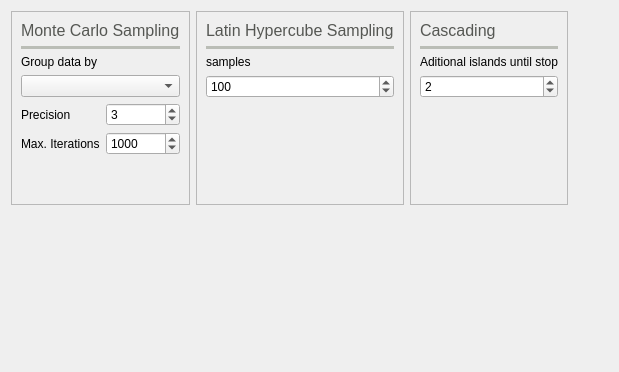
          <widget class="QWidget" name="tab_6">
           <attribute name="icon">
            <iconset resource="icons.qrc">
             <normaloff>:/Icons/white_icons/stochastic_power_flow.svg</normaloff>:/Icons/white_icons/stochastic_power_flow.svg</iconset>
           </attribute>
           <attribute name="title">
            <string>Stochastic</string>
           </attribute>
           <attribute name="toolTip">
            <string>Stochastic power flow settings</string>
           </attribute>
           <layout class="QGridLayout" name="gridLayout_12">
            <item row="2" column="0">
             <widget class="QFrame" name="frame_15">
              <property name="frameShape">
               <enum>QFrame::StyledPanel</enum>
              </property>
              <property name="frameShadow">
               <enum>QFrame::Raised</enum>
              </property>
              <layout class="QGridLayout" name="gridLayout_6">
               <item row="6" column="1">
                <widget class="QSpinBox" name="tolerance_stochastic_spinBox">
                 <property name="minimum">
                  <number>1</number>
                 </property>
                 <property name="maximum">
                  <number>20</number>
                 </property>
                 <property name="value">
                  <number>3</number>
                 </property>
                </widget>
               </item>
               <item row="7" column="1">
                <widget class="QSpinBox" name="max_iterations_stochastic_spinBox">
                 <property name="minimum">
                  <number>10</number>
                 </property>
                 <property name="maximum">
                  <number>99999999</number>
                 </property>
                 <property name="value">
                  <number>1000</number>
                 </property>
                </widget>
               </item>
               <item row="7" column="0">
                <widget class="QLabel" name="label_13">
                 <property name="text">
                  <string>Max. Iterations</string>
                 </property>
                </widget>
               </item>
               <item row="6" column="0">
                <widget class="QLabel" name="label_12">
                 <property name="text">
                  <string>Precision</string>
                 </property>
                </widget>
               </item>
               <item row="4" column="0" colspan="2">
                <widget class="QComboBox" name="group_by_comboBox"/>
               </item>
               <item row="3" column="0">
                <widget class="QLabel" name="label_55">
                 <property name="text">
                  <string>Group data by</string>
                 </property>
                </widget>
               </item>
               <item row="8" column="0">
                <spacer name="verticalSpacer_8">
                 <property name="orientation">
                  <enum>Qt::Vertical</enum>
                 </property>
                 <property name="sizeHint" stdset="0">
                  <size>
                   <width>20</width>
                   <height>40</height>
                  </size>
                 </property>
                </spacer>
               </item>
               <item row="0" column="0" colspan="2">
                <widget class="QLabel" name="label_14">
                 <property name="palette">
                  <palette>
                   <active>
                    <colorrole role="WindowText">
                     <brush brushstyle="SolidPattern">
                      <color alpha="255">
                       <red>85</red>
                       <green>87</green>
                       <blue>83</blue>
                      </color>
                     </brush>
                    </colorrole>
                   </active>
                   <inactive>
                    <colorrole role="WindowText">
                     <brush brushstyle="SolidPattern">
                      <color alpha="255">
                       <red>85</red>
                       <green>87</green>
                       <blue>83</blue>
                      </color>
                     </brush>
                    </colorrole>
                   </inactive>
                   <disabled>
                    <colorrole role="WindowText">
                     <brush brushstyle="SolidPattern">
                      <color alpha="255">
                       <red>190</red>
                       <green>190</green>
                       <blue>190</blue>
                      </color>
                     </brush>
                    </colorrole>
                   </disabled>
                  </palette>
                 </property>
                 <property name="font">
                  <font>
                   <pointsize>12</pointsize>
                  </font>
                 </property>
                 <property name="text">
                  <string>Monte Carlo Sampling</string>
                 </property>
                </widget>
               </item>
               <item row="1" column="0" colspan="2">
                <widget class="Line" name="line_4">
                 <property name="palette">
                  <palette>
                   <active>
                    <colorrole role="WindowText">
                     <brush brushstyle="SolidPattern">
                      <color alpha="255">
                       <red>186</red>
                       <green>189</green>
                       <blue>182</blue>
                      </color>
                     </brush>
                    </colorrole>
                   </active>
                   <inactive>
                    <colorrole role="WindowText">
                     <brush brushstyle="SolidPattern">
                      <color alpha="255">
                       <red>186</red>
                       <green>189</green>
                       <blue>182</blue>
                      </color>
                     </brush>
                    </colorrole>
                   </inactive>
                   <disabled>
                    <colorrole role="WindowText">
                     <brush brushstyle="SolidPattern">
                      <color alpha="255">
                       <red>190</red>
                       <green>190</green>
                       <blue>190</blue>
                      </color>
                     </brush>
                    </colorrole>
                   </disabled>
                  </palette>
                 </property>
                 <property name="frameShadow">
                  <enum>QFrame::Plain</enum>
                 </property>
                 <property name="lineWidth">
                  <number>4</number>
                 </property>
                 <property name="orientation">
                  <enum>Qt::Horizontal</enum>
                 </property>
                </widget>
               </item>
              </layout>
             </widget>
            </item>
            <item row="2" column="1">
             <widget class="QFrame" name="frame_3">
              <property name="frameShape">
               <enum>QFrame::StyledPanel</enum>
              </property>
              <property name="frameShadow">
               <enum>QFrame::Raised</enum>
              </property>
              <layout class="QVBoxLayout" name="verticalLayout_7">
               <item>
                <widget class="QLabel" name="label_22">
                 <property name="palette">
                  <palette>
                   <active>
                    <colorrole role="WindowText">
                     <brush brushstyle="SolidPattern">
                      <color alpha="255">
                       <red>85</red>
                       <green>87</green>
                       <blue>83</blue>
                      </color>
                     </brush>
                    </colorrole>
                   </active>
                   <inactive>
                    <colorrole role="WindowText">
                     <brush brushstyle="SolidPattern">
                      <color alpha="255">
                       <red>85</red>
                       <green>87</green>
                       <blue>83</blue>
                      </color>
                     </brush>
                    </colorrole>
                   </inactive>
                   <disabled>
                    <colorrole role="WindowText">
                     <brush brushstyle="SolidPattern">
                      <color alpha="255">
                       <red>190</red>
                       <green>190</green>
                       <blue>190</blue>
                      </color>
                     </brush>
                    </colorrole>
                   </disabled>
                  </palette>
                 </property>
                 <property name="font">
                  <font>
                   <pointsize>12</pointsize>
                  </font>
                 </property>
                 <property name="text">
                  <string>Latin Hypercube Sampling</string>
                 </property>
                </widget>
               </item>
               <item>
                <widget class="Line" name="line_9">
                 <property name="palette">
                  <palette>
                   <active>
                    <colorrole role="WindowText">
                     <brush brushstyle="SolidPattern">
                      <color alpha="255">
                       <red>186</red>
                       <green>189</green>
                       <blue>182</blue>
                      </color>
                     </brush>
                    </colorrole>
                   </active>
                   <inactive>
                    <colorrole role="WindowText">
                     <brush brushstyle="SolidPattern">
                      <color alpha="255">
                       <red>186</red>
                       <green>189</green>
                       <blue>182</blue>
                      </color>
                     </brush>
                    </colorrole>
                   </inactive>
                   <disabled>
                    <colorrole role="WindowText">
                     <brush brushstyle="SolidPattern">
                      <color alpha="255">
                       <red>190</red>
                       <green>190</green>
                       <blue>190</blue>
                      </color>
                     </brush>
                    </colorrole>
                   </disabled>
                  </palette>
                 </property>
                 <property name="frameShadow">
                  <enum>QFrame::Plain</enum>
                 </property>
                 <property name="lineWidth">
                  <number>4</number>
                 </property>
                 <property name="orientation">
                  <enum>Qt::Horizontal</enum>
                 </property>
                </widget>
               </item>
               <item>
                <widget class="QLabel" name="label_25">
                 <property name="text">
                  <string>samples</string>
                 </property>
                </widget>
               </item>
               <item>
                <widget class="QSpinBox" name="lhs_samples_number_spinBox">
                 <property name="toolTip">
                  <string>&lt;html&gt;&lt;head/&gt;&lt;body&gt;&lt;p&gt;Number of power flows to run with Latin-Hypercube.&lt;/p&gt;&lt;/body&gt;&lt;/html&gt;</string>
                 </property>
                 <property name="minimum">
                  <number>1</number>
                 </property>
                 <property name="maximum">
                  <number>999999999</number>
                 </property>
                 <property name="value">
                  <number>100</number>
                 </property>
                </widget>
               </item>
               <item>
                <spacer name="verticalSpacer_7">
                 <property name="orientation">
                  <enum>Qt::Vertical</enum>
                 </property>
                 <property name="sizeHint" stdset="0">
                  <size>
                   <width>20</width>
                   <height>40</height>
                  </size>
                 </property>
                </spacer>
               </item>
              </layout>
             </widget>
            </item>
            <item row="2" column="2">
             <widget class="QFrame" name="frame_22">
              <property name="frameShape">
               <enum>QFrame::StyledPanel</enum>
              </property>
              <property name="frameShadow">
               <enum>QFrame::Raised</enum>
              </property>
              <layout class="QVBoxLayout" name="verticalLayout_11">
               <item>
                <widget class="QLabel" name="label_26">
                 <property name="palette">
                  <palette>
                   <active>
                    <colorrole role="WindowText">
                     <brush brushstyle="SolidPattern">
                      <color alpha="255">
                       <red>85</red>
                       <green>87</green>
                       <blue>83</blue>
                      </color>
                     </brush>
                    </colorrole>
                   </active>
                   <inactive>
                    <colorrole role="WindowText">
                     <brush brushstyle="SolidPattern">
                      <color alpha="255">
                       <red>85</red>
                       <green>87</green>
                       <blue>83</blue>
                      </color>
                     </brush>
                    </colorrole>
                   </inactive>
                   <disabled>
                    <colorrole role="WindowText">
                     <brush brushstyle="SolidPattern">
                      <color alpha="255">
                       <red>190</red>
                       <green>190</green>
                       <blue>190</blue>
                      </color>
                     </brush>
                    </colorrole>
                   </disabled>
                  </palette>
                 </property>
                 <property name="font">
                  <font>
                   <pointsize>12</pointsize>
                  </font>
                 </property>
                 <property name="text">
                  <string>Cascading</string>
                 </property>
                </widget>
               </item>
               <item>
                <widget class="Line" name="line_10">
                 <property name="palette">
                  <palette>
                   <active>
                    <colorrole role="WindowText">
                     <brush brushstyle="SolidPattern">
                      <color alpha="255">
                       <red>186</red>
                       <green>189</green>
                       <blue>182</blue>
                      </color>
                     </brush>
                    </colorrole>
                   </active>
                   <inactive>
                    <colorrole role="WindowText">
                     <brush brushstyle="SolidPattern">
                      <color alpha="255">
                       <red>186</red>
                       <green>189</green>
                       <blue>182</blue>
                      </color>
                     </brush>
                    </colorrole>
                   </inactive>
                   <disabled>
                    <colorrole role="WindowText">
                     <brush brushstyle="SolidPattern">
                      <color alpha="255">
                       <red>190</red>
                       <green>190</green>
                       <blue>190</blue>
                      </color>
                     </brush>
                    </colorrole>
                   </disabled>
                  </palette>
                 </property>
                 <property name="frameShadow">
                  <enum>QFrame::Plain</enum>
                 </property>
                 <property name="lineWidth">
                  <number>4</number>
                 </property>
                 <property name="orientation">
                  <enum>Qt::Horizontal</enum>
                 </property>
                </widget>
               </item>
               <item>
                <widget class="QLabel" name="label_28">
                 <property name="text">
                  <string>Aditional islands until stop</string>
                 </property>
                </widget>
               </item>
               <item>
                <widget class="QSpinBox" name="cascading_islands_spinBox">
                 <property name="minimum">
                  <number>1</number>
                 </property>
                 <property name="maximum">
                  <number>999999</number>
                 </property>
                 <property name="value">
                  <number>2</number>
                 </property>
                </widget>
               </item>
               <item>
                <spacer name="verticalSpacer_6">
                 <property name="orientation">
                  <enum>Qt::Vertical</enum>
                 </property>
                 <property name="sizeHint" stdset="0">
                  <size>
                   <width>20</width>
                   <height>40</height>
                  </size>
                 </property>
                </spacer>
               </item>
              </layout>
             </widget>
            </item>
            <item row="2" column="3">
             <spacer name="horizontalSpacer_12">
              <property name="orientation">
               <enum>Qt::Horizontal</enum>
              </property>
              <property name="sizeHint" stdset="0">
               <size>
                <width>40</width>
                <height>20</height>
               </size>
              </property>
             </spacer>
            </item>
            <item row="8" column="0">
             <spacer name="verticalSpacer_4">
              <property name="orientation">
               <enum>Qt::Vertical</enum>
              </property>
              <property name="sizeHint" stdset="0">
               <size>
                <width>20</width>
                <height>156</height>
               </size>
              </property>
             </spacer>
            </item>
           </layout>
          </widget>
